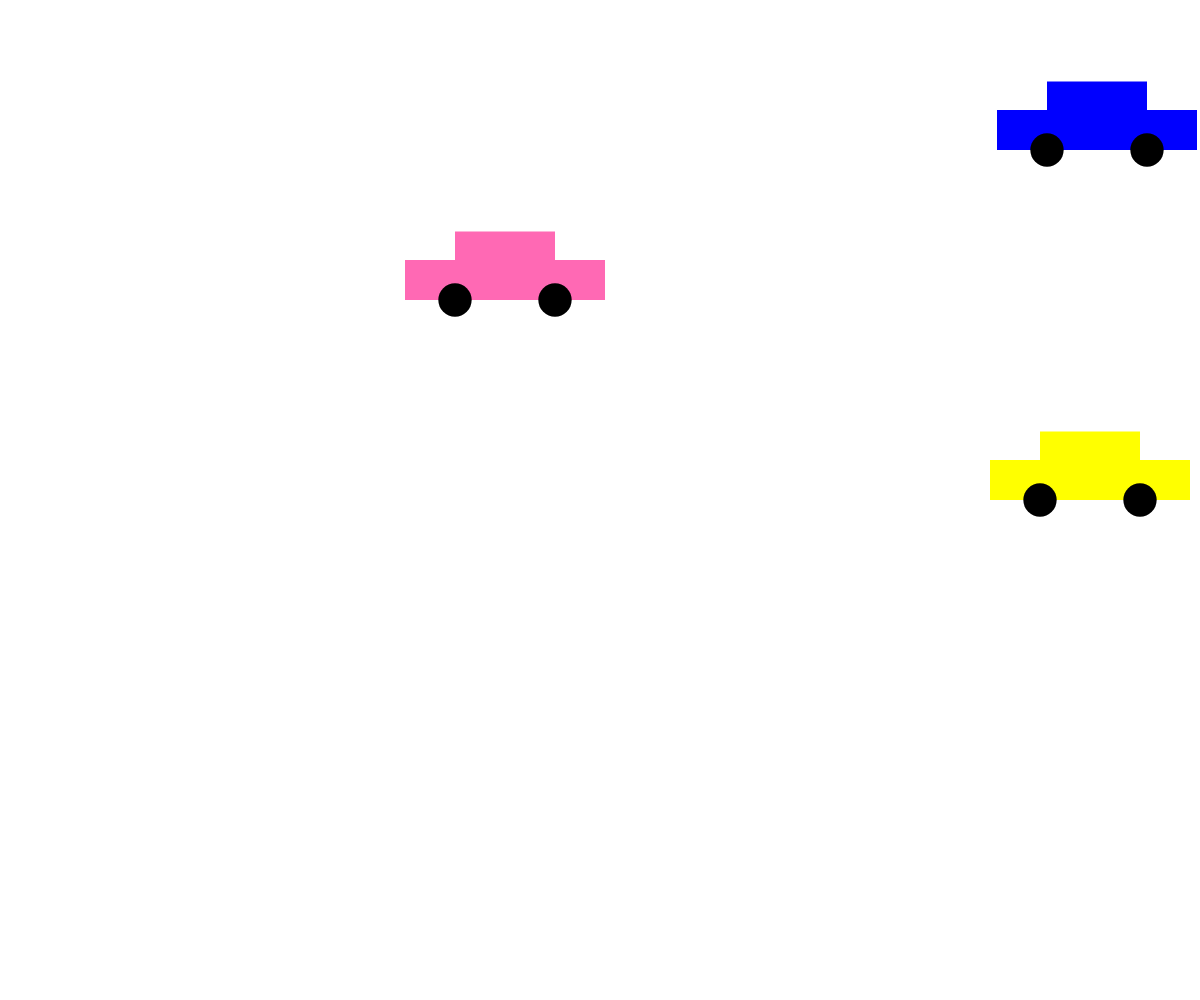
Frame 1 (no input)
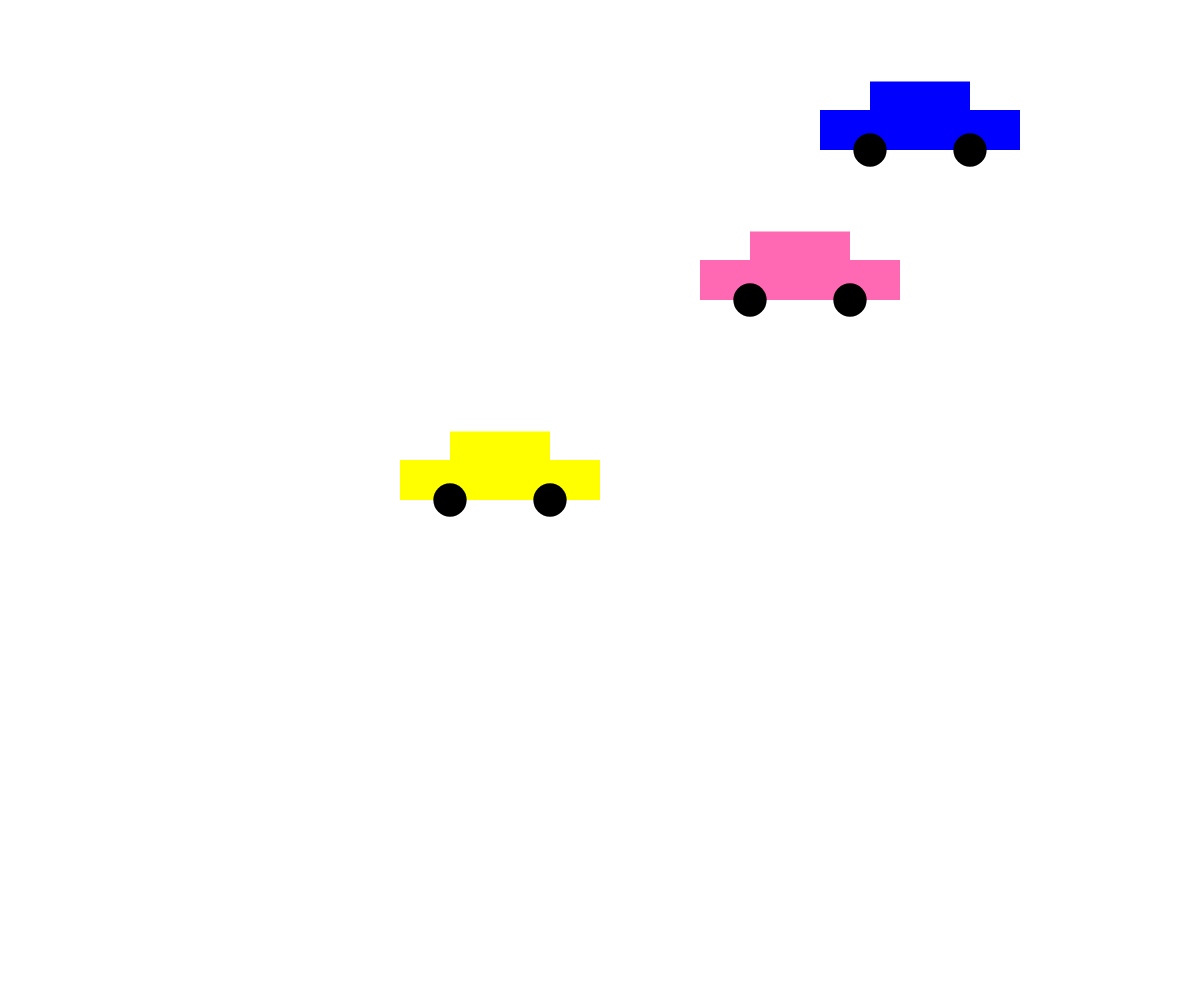
Frame 60 (no input)
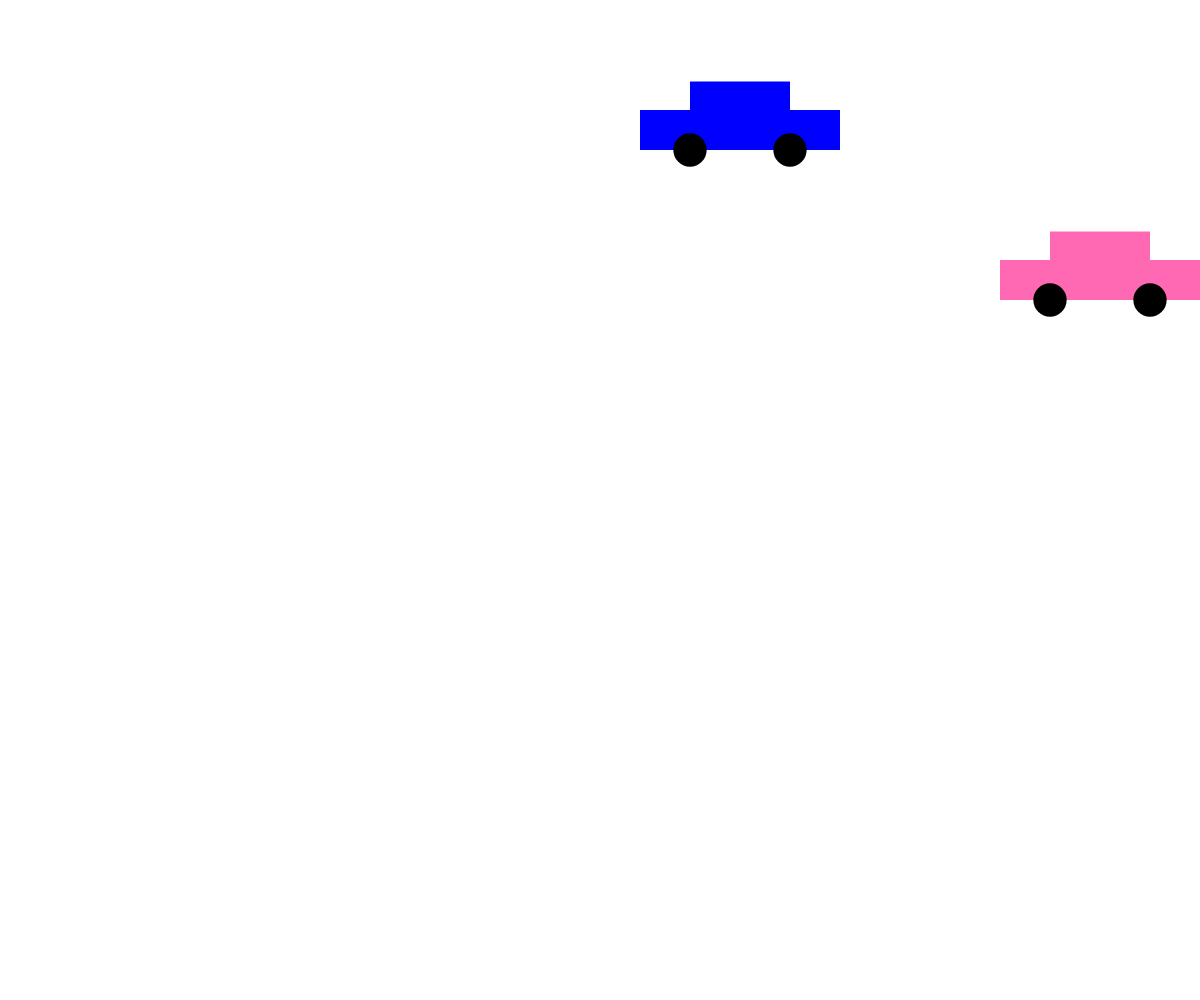
Frame 120 (the mouse pressed at the canvas centre since frame 60)

The p5.js sketch that drew these frames (run headless with seeded random() and noise() and a simulated clock; from frame 60 on, the mouse is pressed at the canvas centre):

// p5.js sketch
// ── sketch.js
const canvasWidth = window.innerWidth;
const canvasHeight = window.innerHeight; 

// feel free to change these values as you like!
const c1 = {
    x: 500,
    y: 300,
    width: 200,
    speed: 5,
    color: 'hotpink'
};

const c2 = {
    x: 1100,
    y: 150,
    width: 200,
    speed: 3,
    color: 'blue'
};

const c3 = {
    x: 1100,
    y: 500,
    width: 200,
    speed: 10,
    color: 'yellow'
};


// required to set up the canvas:
function setup() {
    createCanvas(canvasWidth, canvasHeight);
}


// animation loop:
function draw() {
    // clear the canvas:
    clear();

    // move the car:
    c1.x += c1.speed;
    c2.x -= c2.speed;
    c3.x -= c3.speed;

    if (c1.x >1400){

        c1.x = -100;
    }

    if (c2.x < -100){
        
        c2.x = 1400;
    }
    if (c3.x < -100){
        
        c3.x = 1400;
    }

    // redraw the car:
    drawCar(c1.x, c1.y, c1.width, c1.color);
    drawCar(c2.x, c2.y, c2.width, c2.color);
    drawCar(c3.x, c3.y, c3.width, c3.color);
    
    // draw the grid (optional -- feel free to remove this line):
    // drawGrid(canvasWidth, canvasHeight);
}


function drawCar(x, y, size, fillColor, wheelColor='black') {
    strokeWeight(0);
    
    // body
    fill(fillColor);
    rect(x - size/4, y - (size/5 + size/7), size / 2, size/7); // top
    rect(x - size/2, y - size/5, size, size/5); // bottom

    // wheels:
    fill(wheelColor);
    circle(x - size / 4, y, size / 6);
    circle(x + size / 4, y, size / 6);
}
